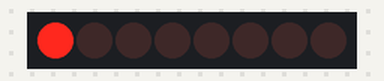
Bench run of a sketch on a simulated Arduino Uno, built with avr-gcc and run on an emulated ATmega328P. Parts: 8 shift-register outputs drawn as a row of LEDs (first output left, lit = HIGH). Wiring (inferred from the names in the program): shift register (74HC595): data pin 11; shift clock pin 13; latch pin 12. Wiring (inferred from the signals the program sends): row of LEDs: on Q0, Q1, Q2, Q3, Q4, Q5, Q6, Q7.

Above: at 0.1 s.
At 0.7 s:
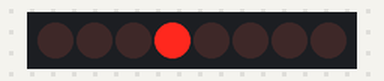
At 1.1 s:
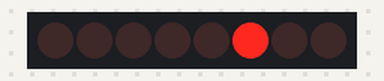
At 1.5 s:
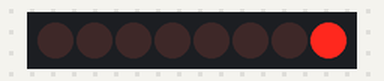
At 2.5 s:
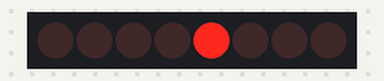
At 3.5 s:
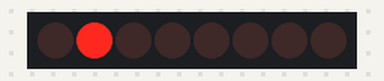
Timing chart, 0 to 3.8 s (numbered marks = the images above):
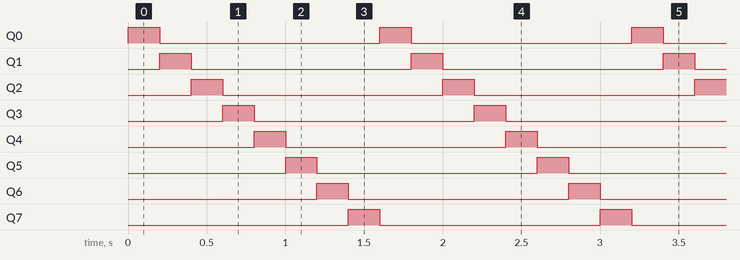

The sketch:

CH_24_code_3.ino
```cpp
/*
 *  아트멜 스튜디오와 아두이노로 배우는 ATmega328 프로그래밍
 *
 * 		Gyeongyong Heo (hgycap@deu.ac.kr)
 *			Department of Electronic Engineering
 *			Dong-eui University
 *  	2015. 07. 14
 */

int dataPin = 11;
int latchClockPin = 12;
int shiftClockPin = 13;
int index = 0;
void setup() {
	pinMode(dataPin, OUTPUT);
	pinMode(shiftClockPin, OUTPUT);
	pinMode(latchClockPin, OUTPUT);
}
void loop() {
	byte pattern = 1 << index;
	index = (index + 1) % 8;
	shiftOut(dataPin, shiftClockPin, MSBFIRST, pattern); // 데이터 출력
	digitalWrite(latchClockPin, HIGH); // 래치 출력
	digitalWrite(latchClockPin, LOW);
	delay(200);
}
```

Measured:
- by itself, Q0–7: alternates HIGH for 0.20 s and LOW for 1.4 s
- by itself, everything shown: repeats every 1.6 s, in 8 steps
